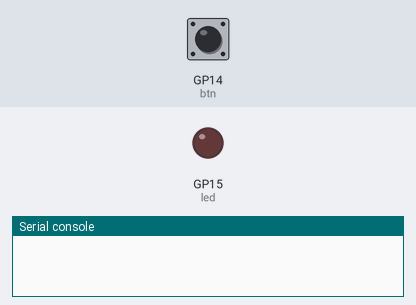
A program run on a simulated Raspberry Pi Pico running MicroPython. Parts: output pins drawn as LEDs (lit = HIGH), the last lines printed to the serial console. Wiring (from the project's diagram.json): green button on GP14, red LED on GP15. Inputs (shaded band) come from the test bench; at power-on: GP14 (btn) LOW. Random numbers come from a fixed seed.

Above: at 3.9 s.
4.0 s: GP14 (btn) pulled HIGH for 0.15 s
At 6.7 s:
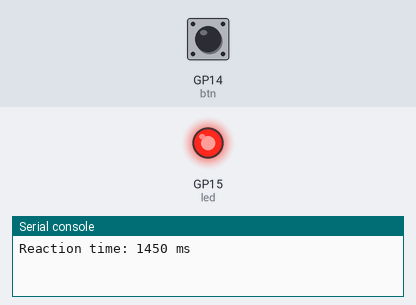
Timing chart, 0 to 11.3 s (numbered marks = the images above; inputs shaded):
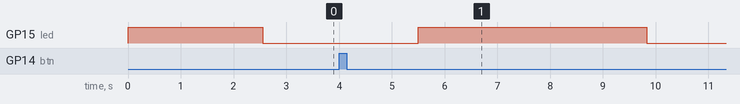

Measured:
- after the input at 4.0 s, GP15 (led): LOW → HIGH after 1.5 s, → LOW 4.3 s later

The program:

main.py
```python
# main.py — Interrupt-pohjainen reaktiopeli
# LED: GP15 (vastuksen kautta -> LED -> GND)
# BTN: GP14 <-> 3V3 (PULL_DOWN, painettaessa 1)

from machine import Pin
from time import ticks_ms, ticks_diff, sleep_ms
import urandom

LED_PIN = 15
BTN_PIN = 14

led = Pin(LED_PIN, Pin.OUT)
btn = Pin(BTN_PIN, Pin.IN, Pin.PULL_DOWN)  # pressed -> 1

# Globaalit kellot ISR:lle
t_off = None   # hetki kun LED sammutettiin
t_click = None # ensimmäinen painallus-hetki

def on_press(pin: Pin):
    """IRQ: talleta ensimmäinen painallus LEDin sammumisen jälkeen."""
    global t_off, t_click
    if t_off is None or t_click is not None:
        return  # ignooraa liian aikaiset tai tuplapainallukset
    now = ticks_ms()
    # 20 ms debounce LEDin sammumisesta
    if ticks_diff(now, t_off) >= 20:
        t_click = now

# RISING, koska PULL_DOWN + 3V3 -> painallus nostaa tason 1:een
btn.irq(trigger=Pin.IRQ_RISING, handler=on_press)

def rand_ms(lo=2000, hi=5000):
    # satunnainen 2000..5000 ms
    return lo + (urandom.getrandbits(12) % (hi - lo + 1))

while True:
    # 1) LED päälle
    led.on()
    t_off = None
    t_click = None

    # 2) Odota satunnainen aika ja sammuta
    sleep_ms(rand_ms())
    led.off()
    t_off = ticks_ms()

    # 3) Odota napin keskeytystä ja laske reaktioaika
    while t_click is None:
        sleep_ms(1)
    rt = ticks_diff(t_click, t_off)
    print("Reaction time: {} ms".format(rt))

    # 4) Lyhyt tauko ennen uutta kierrosta
    sleep_ms(1500)
```
